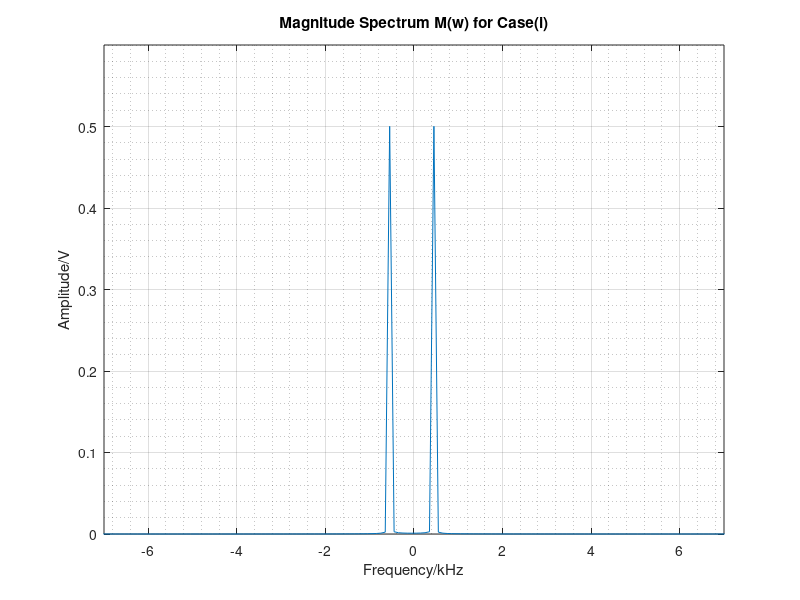
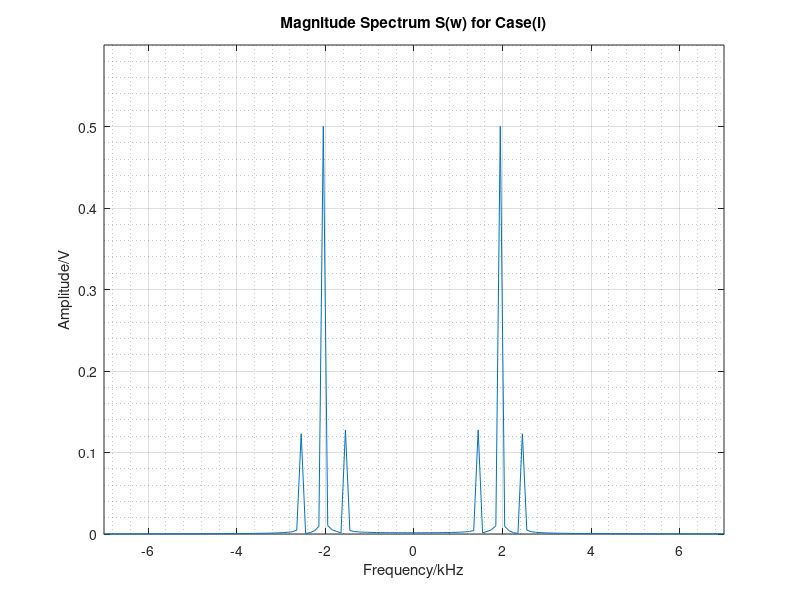
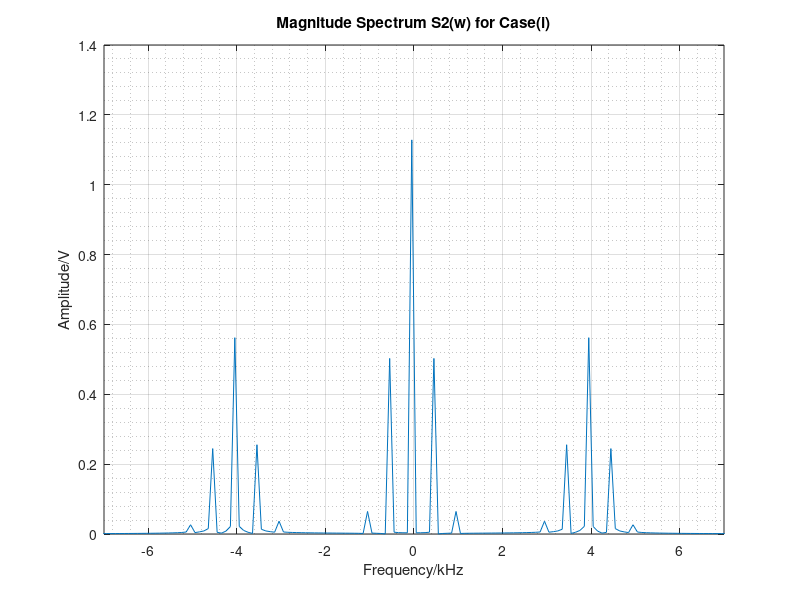
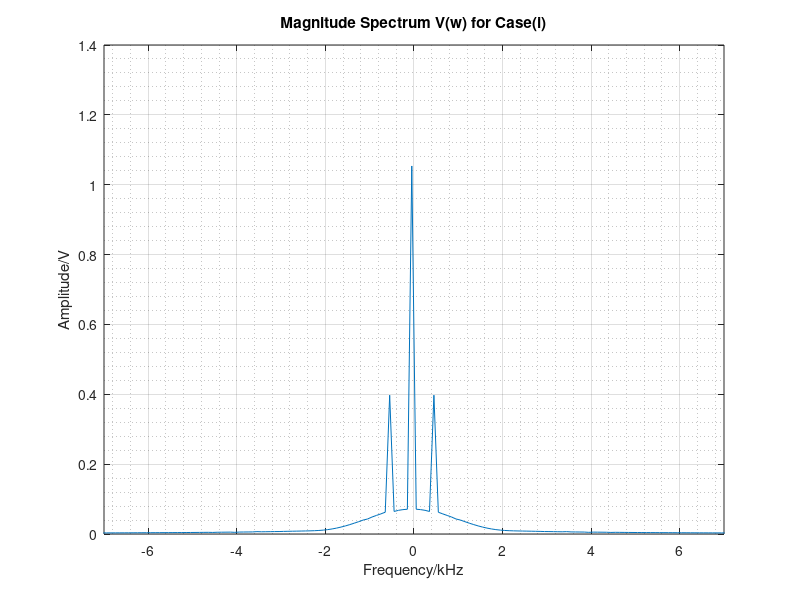

These figures' MATLAB source, in order:
fs = 100e3;         %Sampling Frequency
t = 0:1/fs:0.01;
L = length(t);

Ac = 1;

Ka = 0.5;
fm = 500;
fc = 2000;

m = cos(2*pi*fm*t);    %Message Signal
c = Ac*cos(2*pi*fc*t); %Carrier Signal
s = (1 + Ka*m).*c;     %AM Signal
s2 = 2*s.*s;           %Squaring & Applying a gain of 2


%frequency specifications
df = fs/L;
min_f = -fs/2;
max_f = fs/2-df;
f = min_f:df:max_f;


%Magnitude Spectrum of Message Signal,m(t)
Mw = abs(fftshift(fft(m)));
figure(2)
plot(f/1000,Mw/L)
ylim([0,0.6]);
xlim([-7,7]);
title('Magnitude Spectrum M(w) for Case(i)')
xlabel('Frequency/kHz')
ylabel('Amplitude/V')
grid on
grid minor

%Magnitude Spectrum of AM Signal,s(t)
Sw = abs(fftshift(fft(s)));
figure(3)
plot(f/1000,Sw/L)
ylim([0,0.6]);
xlim([-7,7]);
title('Magnitude Spectrum S(w) for Case(i)')
xlabel('Frequency/kHz')
ylabel('Amplitude/V')
grid on
grid minor

%Magnitude Spectrum of Squared Signal,s2(t)
Vw = abs(fftshift(fft(s2)));
figure(4)
plot(f/1000,Vw/L)
%ylim([0,1]);
xlim([-7,7]);
title('Magnitude Spectrum S2(w) for Case(i)')
xlabel('Frequency/kHz')
ylabel('Amplitude/V')
grid on
grid minor


%LPF
fcut = 1000;
Wcut = fcut/(fs/2);
N = 80;
d = fir1(N,Wcut);

v = filter(d,1,s2); %Apply filter to s2

%Message signal obatained from demodulation
md = sqrt(v);
md = (md - 1);

%Using a incorrect Cutoff
fcut = 5000;
Wcut = fcut/(fs/2);
N = 80;
d = fir1(N,Wcut);

v2 = filter(d,1,s2); %Apply filter to s2

%Message signal obatained from demodulation
md2 = sqrt(v2);
md2 = (md2 - 1);


%Magnitude Spectrum of filtered Signal,v(t)
Vw = abs(fftshift(fft(v)));
figure(5)
plot(f/1000,Vw/L)
%ylim([0,1]);
xlim([-7,7]);
title('Magnitude Spectrum V(w) for Case(i)')
xlabel('Frequency/kHz')
ylabel('Amplitude/V')
grid on
grid minor

figure(6);
subplot(2,1,1);
plot(t,m);
%ylim([-1,1])
%xlim([0,0.01]);
xlabel('Time/s');
ylabel('Amplitude/V');
title('Message Signal m(t) for Case(i)')

subplot(2,1,2);
plot(t,md);
%ylim([-1,1])
%xlim([0,0.01]);
xlabel('Time/s');
ylabel('Amplitude/V');
title('Message Signal md(t) for Case(i)')



figure(6);
subplot(2,1,1);
plot(t,m);
%ylim([-1,1])
%xlim([0,0.01]);
xlabel('Time/s');
ylabel('Amplitude/V');
title('Message Signal m(t) for Case(i)')

subplot(2,1,2);
plot(t,md);
%ylim([-1,1])
%xlim([0,0.01]);
xlabel('Time/s');
ylabel('Amplitude/V');
title('Message Signal md(t) for Case(i)')



figure(6);
subplot(2,1,1);
plot(t,m);
%ylim([-1,1])
%xlim([0,0.01]);
xlabel('Time/s');
ylabel('Amplitude/V');
title('Message Signal for Case(i)')

subplot(2,1,2);
plot(t,md);
%ylim([-1,1])
%xlim([0,0.01]);
xlabel('Time/s');
ylabel('Amplitude/V');
title('Extracted Message Signal for Case(i) - Cutoff=1kHz')


%Using a incorrect Cutoff
fcut = 100;
Wcut = fcut/(fs/2);
N = 80;
d = fir1(N,Wcut);
v2 = filter(d,1,s2); %Apply filter to s2
%Message signal obatained from demodulation
md2 = sqrt(v2);
md2 = (md2 - 1);

fcut = 5000;
Wcut = fcut/(fs/2);
N = 80;
d = fir1(N,Wcut);
v3 = filter(d,1,s2); %Apply filter to s2
%Message signal obatained from demodulation
md3 = sqrt(v3);
md3 = (md3 - 1);


figure(7);
subplot(3,1,1);
plot(t,m);
xlabel('Time/s');
ylabel('Amplitude/V');
title('Message Signal for Case(i)')

subplot(3,1,2);
plot(t,md2);
xlabel('Time/s');
ylabel('Amplitude/V');
title('Extracted Message Signal for Case(i) - Cutoff=0.1kHz')

subplot(3,1,3);
plot(t,md3);
%ylim([-1,1])
%xlim([0,0.01]);
xlabel('Time/s');
ylabel('Amplitude/V');
title('Extracted Message Signal for Case(i) - Cutoff=5kHz')
